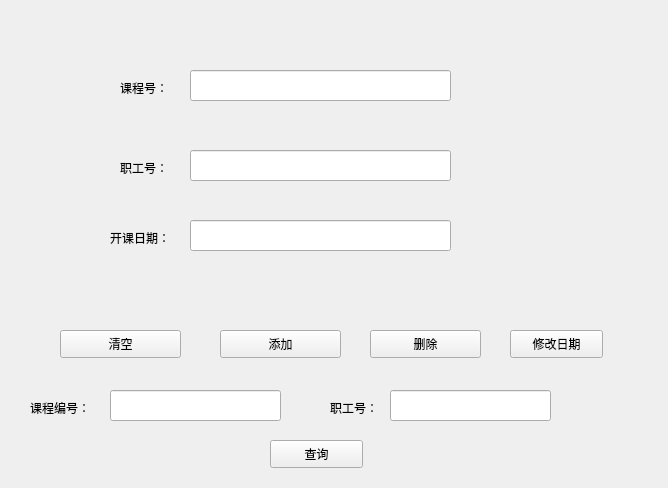
<?xml version="1.0" encoding="UTF-8"?>
<ui version="4.0">
 <class>tech_course_view</class>
 <widget class="QWidget" name="tech_course_view">
  <property name="geometry">
   <rect>
    <x>0</x>
    <y>0</y>
    <width>668</width>
    <height>488</height>
   </rect>
  </property>
  <property name="windowTitle">
   <string>Form</string>
  </property>
  <widget class="QLabel" name="label_3">
   <property name="geometry">
    <rect>
     <x>120</x>
     <y>200</y>
     <width>72</width>
     <height>15</height>
    </rect>
   </property>
   <property name="text">
    <string/>
   </property>
  </widget>
  <widget class="QLabel" name="label_4">
   <property name="geometry">
    <rect>
     <x>120</x>
     <y>160</y>
     <width>72</width>
     <height>15</height>
    </rect>
   </property>
   <property name="text">
    <string>职工号：</string>
   </property>
  </widget>
  <widget class="QLabel" name="label">
   <property name="geometry">
    <rect>
     <x>120</x>
     <y>80</y>
     <width>72</width>
     <height>15</height>
    </rect>
   </property>
   <property name="text">
    <string>课程号：</string>
   </property>
  </widget>
  <widget class="QLineEdit" name="lineEdit_course_id">
   <property name="geometry">
    <rect>
     <x>190</x>
     <y>70</y>
     <width>261</width>
     <height>31</height>
    </rect>
   </property>
  </widget>
  <widget class="QLineEdit" name="lineEdit_tch_id">
   <property name="geometry">
    <rect>
     <x>190</x>
     <y>150</y>
     <width>261</width>
     <height>31</height>
    </rect>
   </property>
  </widget>
  <widget class="QPushButton" name="pbn_clear">
   <property name="geometry">
    <rect>
     <x>60</x>
     <y>330</y>
     <width>121</width>
     <height>28</height>
    </rect>
   </property>
   <property name="text">
    <string>清空</string>
   </property>
  </widget>
  <widget class="QPushButton" name="pbn_add">
   <property name="geometry">
    <rect>
     <x>220</x>
     <y>330</y>
     <width>121</width>
     <height>28</height>
    </rect>
   </property>
   <property name="text">
    <string>添加</string>
   </property>
  </widget>
  <widget class="QPushButton" name="pbn_del">
   <property name="geometry">
    <rect>
     <x>370</x>
     <y>330</y>
     <width>111</width>
     <height>28</height>
    </rect>
   </property>
   <property name="text">
    <string>删除</string>
   </property>
  </widget>
  <widget class="QLineEdit" name="lineEdit_q_cid">
   <property name="geometry">
    <rect>
     <x>110</x>
     <y>390</y>
     <width>171</width>
     <height>31</height>
    </rect>
   </property>
  </widget>
  <widget class="QLabel" name="label_5">
   <property name="geometry">
    <rect>
     <x>30</x>
     <y>400</y>
     <width>72</width>
     <height>15</height>
    </rect>
   </property>
   <property name="text">
    <string>课程编号：</string>
   </property>
  </widget>
  <widget class="QPushButton" name="pbn_query">
   <property name="geometry">
    <rect>
     <x>270</x>
     <y>440</y>
     <width>93</width>
     <height>28</height>
    </rect>
   </property>
   <property name="text">
    <string>查询</string>
   </property>
  </widget>
  <widget class="QLabel" name="label_6">
   <property name="geometry">
    <rect>
     <x>110</x>
     <y>230</y>
     <width>72</width>
     <height>15</height>
    </rect>
   </property>
   <property name="text">
    <string>开课日期：</string>
   </property>
  </widget>
  <widget class="QLineEdit" name="lineEdit_since">
   <property name="geometry">
    <rect>
     <x>190</x>
     <y>220</y>
     <width>261</width>
     <height>31</height>
    </rect>
   </property>
  </widget>
  <widget class="QPushButton" name="pbn_save">
   <property name="geometry">
    <rect>
     <x>510</x>
     <y>330</y>
     <width>93</width>
     <height>28</height>
    </rect>
   </property>
   <property name="text">
    <string>修改日期</string>
   </property>
  </widget>
  <widget class="QLabel" name="label_2">
   <property name="geometry">
    <rect>
     <x>330</x>
     <y>400</y>
     <width>72</width>
     <height>15</height>
    </rect>
   </property>
   <property name="text">
    <string>职工号：</string>
   </property>
  </widget>
  <widget class="QLineEdit" name="lineEdit_q_tid">
   <property name="geometry">
    <rect>
     <x>390</x>
     <y>390</y>
     <width>161</width>
     <height>31</height>
    </rect>
   </property>
  </widget>
 </widget>
 <resources/>
 <connections/>
</ui>
